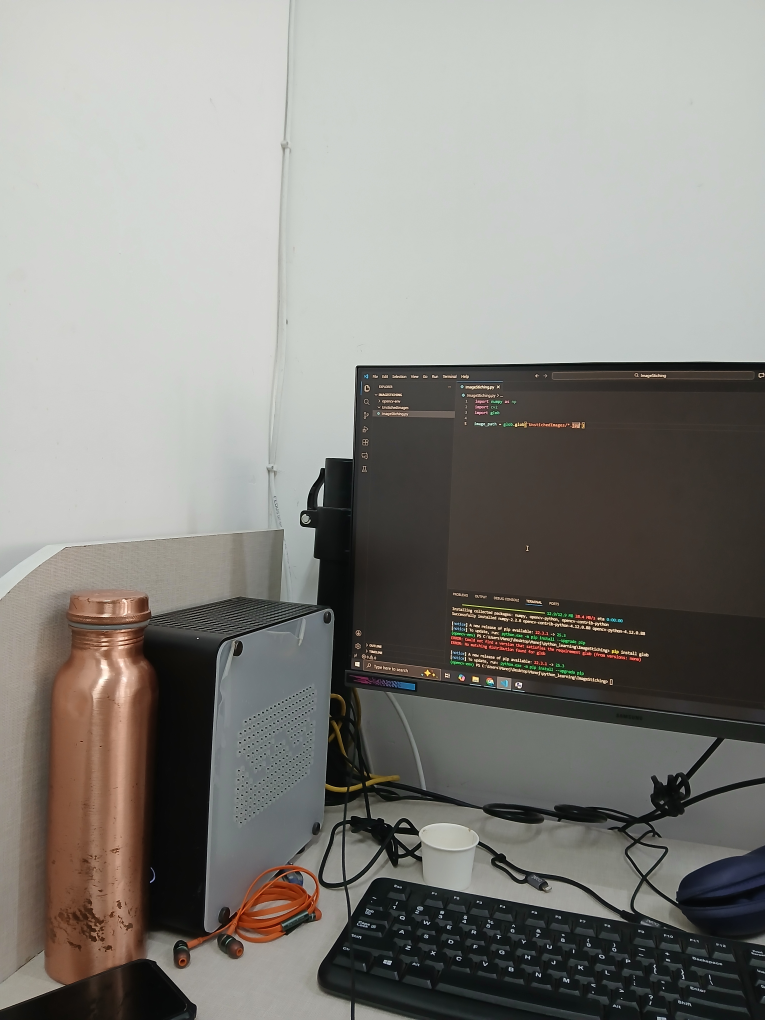
#> input picture data/PanoImg/1.jpg, 3060 x 4080 px (shown at 1/4 size)
$ python -i feature.py   (imports and definitions only)
#> lines starting #> are read from the running program, lines starting #| are printed output that depends on the picture
#> further down, picture is the input picture: shape (4080, 3060, 3); mean B, G, R 127.2, 132.3, 133.9
"""
feature.py – Feature detection and description.

Supports:
  - ORB  (fast, binary descriptors, royalty-free)
  - SIFT (more accurate, requires opencv-contrib or opencv>=4.4 non-free disabled)

Usage:
    from stitching.feature import detect_and_describe
    kp, des = detect_and_describe(image, method='ORB')
"""

import cv2
import numpy as np


def preprocess_image(image: np.ndarray) -> np.ndarray:
    """
    Apply CLAHE (Contrast Limited Adaptive Histogram Equalization)
    to enhance contrast, which is critical for medical slides.
    """
    if len(image.shape) == 3:
        lab = cv2.cvtColor(image, cv2.COLOR_BGR2LAB)
#> lab: shape (4080, 3060, 3); mean of channels 0, 1, 2 137.1, 128, 131.1
        l, a, b = cv2.split(lab)
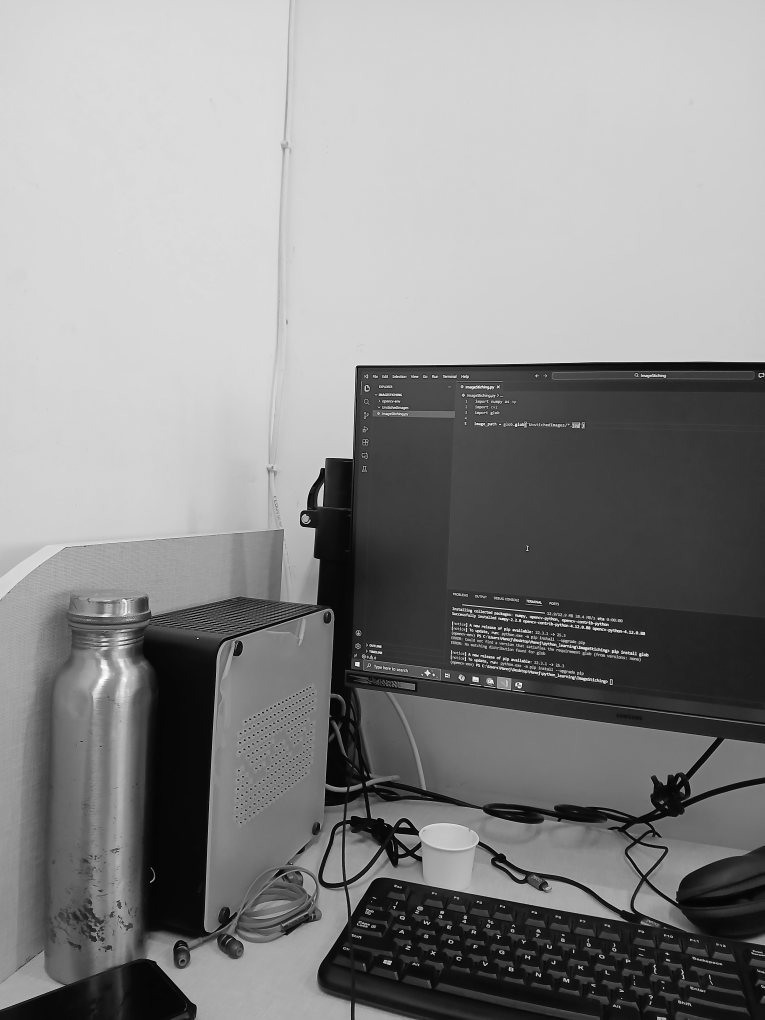
#> l: shape (4080, 3060) (shown at 1/4 size); min 0, max 255, mean 137.1
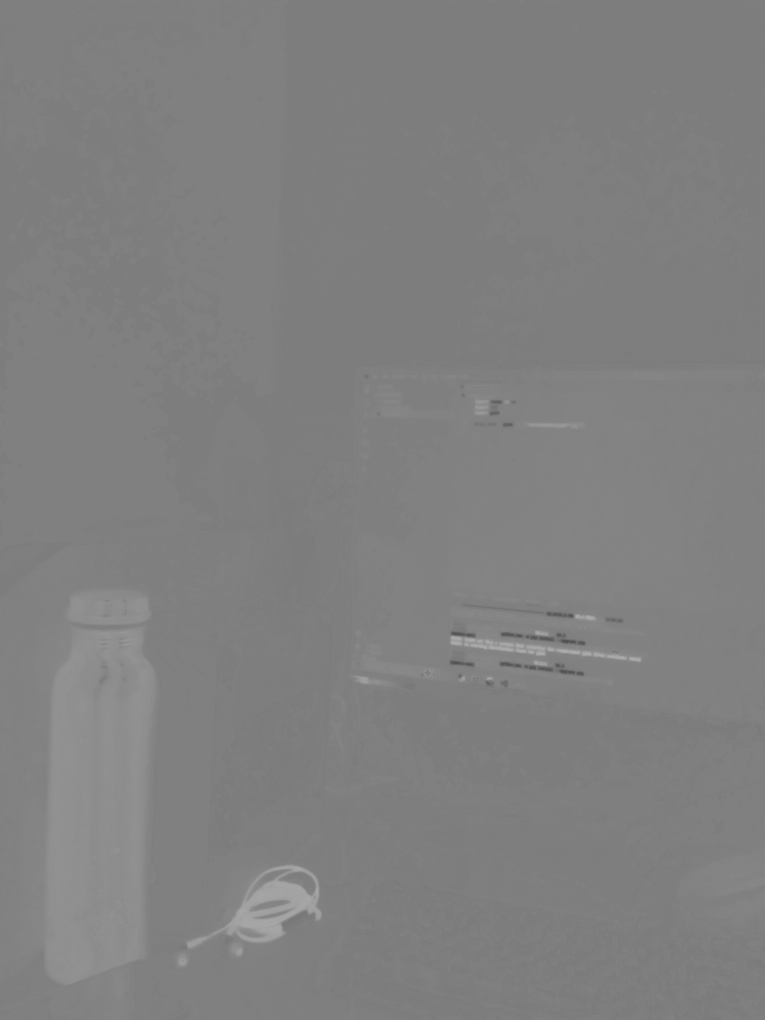
#> a: shape (4080, 3060) (shown at 1/4 size); min 72, max 178, mean 128
        clahe = cv2.createCLAHE(clipLimit=2.0, tileGridSize=(8, 8))
        l = clahe.apply(l)
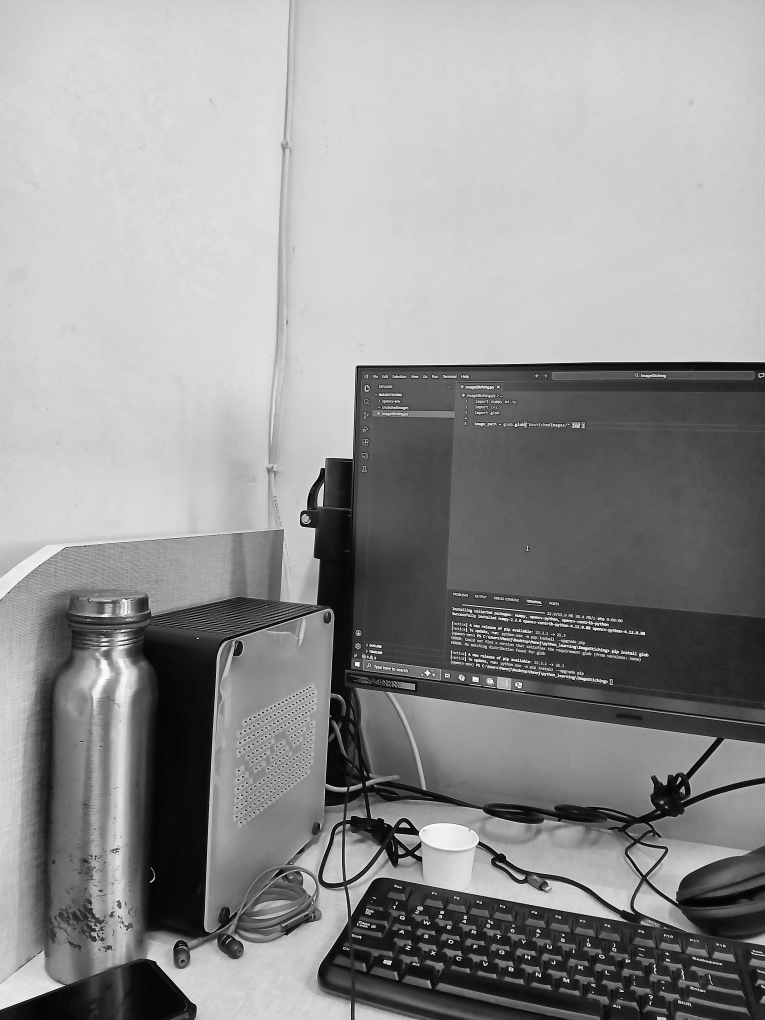
#> l: shape (4080, 3060) (shown at 1/4 size); min 0, max 255, mean 146.3
        lab = cv2.merge((l, a, b))
#> lab: shape (4080, 3060, 3); mean of channels 0, 1, 2 146.3, 128, 131.1
        enhanced = cv2.cvtColor(lab, cv2.COLOR_LAB2BGR)
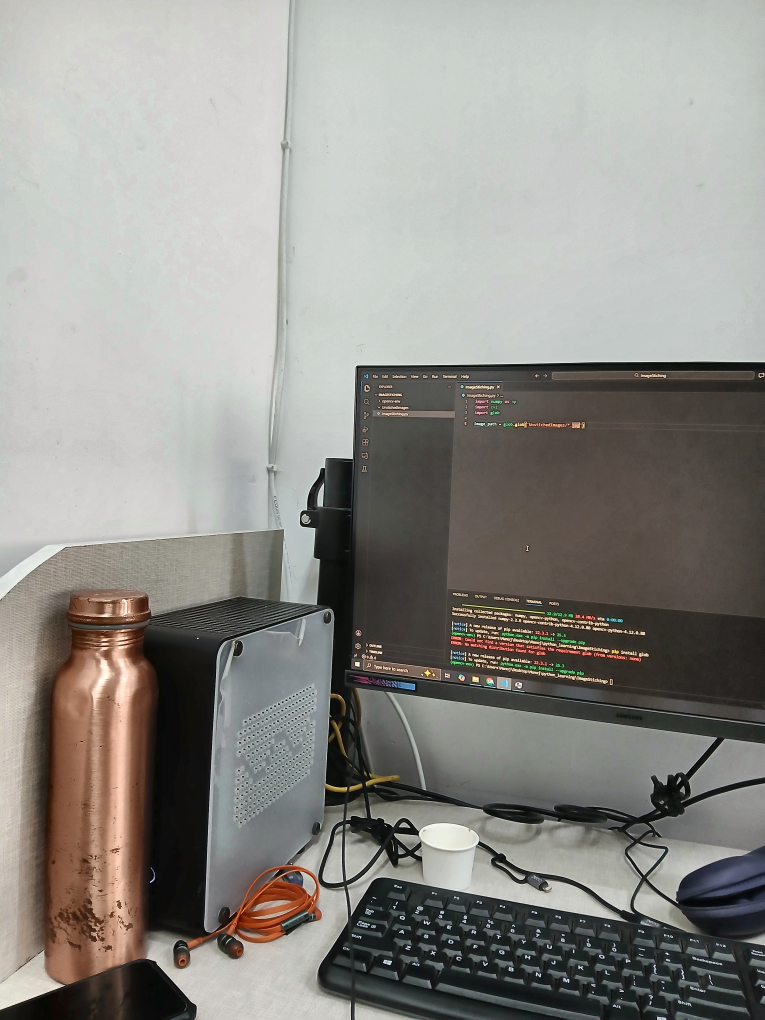
#> enhanced: shape (4080, 3060, 3) (shown at 1/4 size); mean B, G, R 136.2, 141.2, 142.8
        return cv2.cvtColor(enhanced, cv2.COLOR_BGR2GRAY)
    else:
        clahe = cv2.createCLAHE(clipLimit=2.0, tileGridSize=(8, 8))
        return clahe.apply(image)

def detect_and_describe(
    image: np.ndarray,
    method: str = "ORB",
    n_features: int = 2000,
) -> tuple:
    """
    Detect keypoints and compute descriptors for a single image.

    Parameters
    ----------
    image     : BGR or grayscale numpy array.
    method    : 'ORB' (default) or 'SIFT'.
    n_features: Max number of features to retain.

    Returns
    -------
    keypoints   : list of cv2.KeyPoint
    descriptors : np.ndarray of shape (N, D)
    """
    # Preprocess with CLAHE to enhance contrast for medical slides
    gray = preprocess_image(image)

    method = method.upper()

    if method == "ORB":
        detector = cv2.ORB_create(nfeatures=n_features)
        keypoints, descriptors = detector.detectAndCompute(gray, None)
#> keypoints = 2000 keypoints; strongest (x, y, size): (1994, 2536, 31), (1811, 2501, 31), (1806, 2616, 37.2), (793, 2553, 31)

    elif method == "SIFT":
        try:
            detector = cv2.SIFT_create(nfeatures=n_features)
        except AttributeError:
            # Older OpenCV may expose it under xfeatures2d
            detector = cv2.xfeatures2d.SIFT_create(nfeatures=n_features)
        keypoints, descriptors = detector.detectAndCompute(gray, None)

    else:
        raise ValueError(f"Unsupported method '{method}'. Choose 'ORB' or 'SIFT'.")

    if not keypoints or descriptors is None:
        raise RuntimeError(
            f"No features found with method='{method}'. "
            "Ensure the image has sufficient texture/contrast."
        )

    return keypoints, descriptors

>>> import cv2
>>> picture = cv2.imread('../../data/PanoImg/1.jpg')
>>> result = detect_and_describe(picture)

$ run again, on data/PanoImg/2.jpg
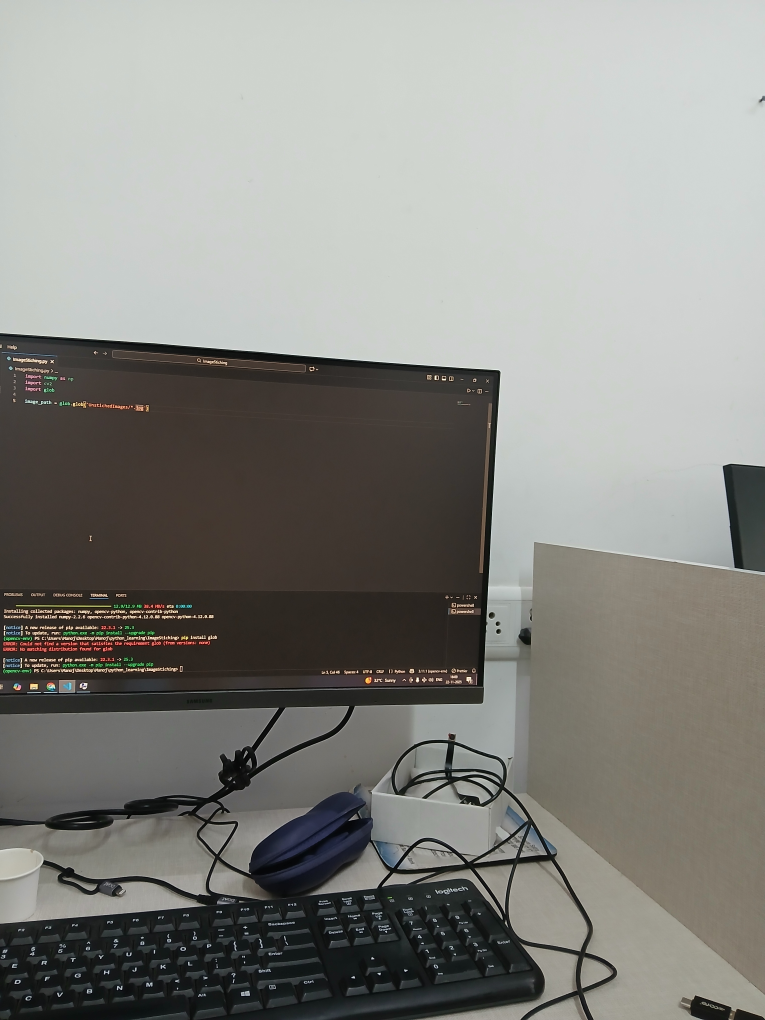
#> input picture data/PanoImg/2.jpg, 3060 x 4080 px (shown at 1/4 size)
#> picture is the input picture: shape (4080, 3060, 3); mean B, G, R 129.8, 134.6, 134.7
#> in preprocess_image, `l, a, b = cv2.split(lab)`:
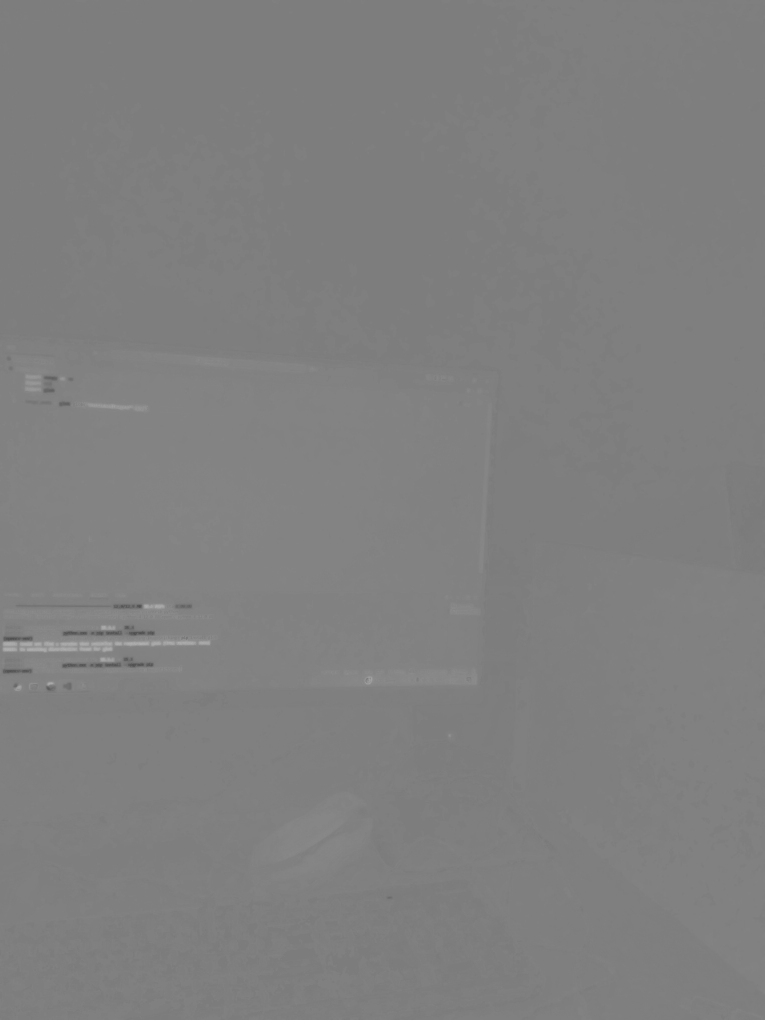
#> a: shape (4080, 3060) (shown at 1/4 size); min 73, max 179, mean 127.3
#> in preprocess_image, `enhanced = cv2.cvtColor(lab, cv2.COLOR_LAB2BGR)`:
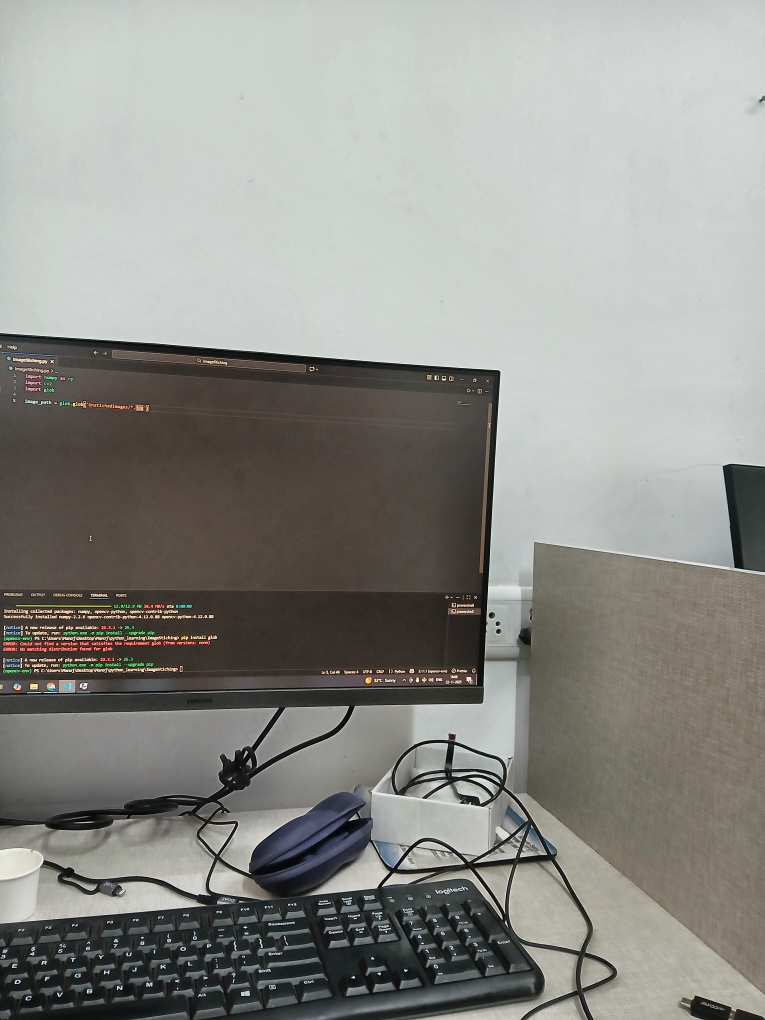
#> enhanced: shape (4080, 3060, 3) (shown at 1/4 size); mean B, G, R 137, 141.7, 141.7
#> keypoints = 2000 keypoints; strongest (x, y, size): (814, 2470, 31), (597, 2471, 31), (724, 2682, 37.2), (814, 2551, 37.2)

$ run again, on data/PanoImg/3.jpg
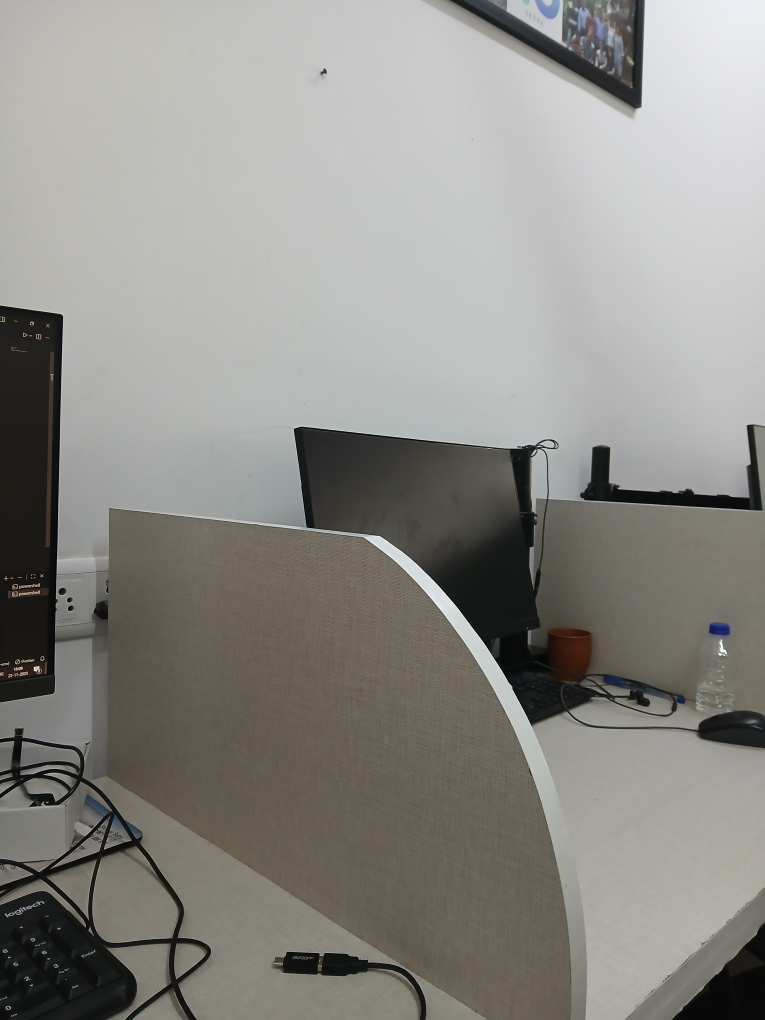
#> input picture data/PanoImg/3.jpg, 3060 x 4080 px (shown at 1/4 size)
#> picture is the input picture: shape (4080, 3060, 3); mean B, G, R 134.9, 139.9, 141.3
#> in preprocess_image, `l, a, b = cv2.split(lab)`:
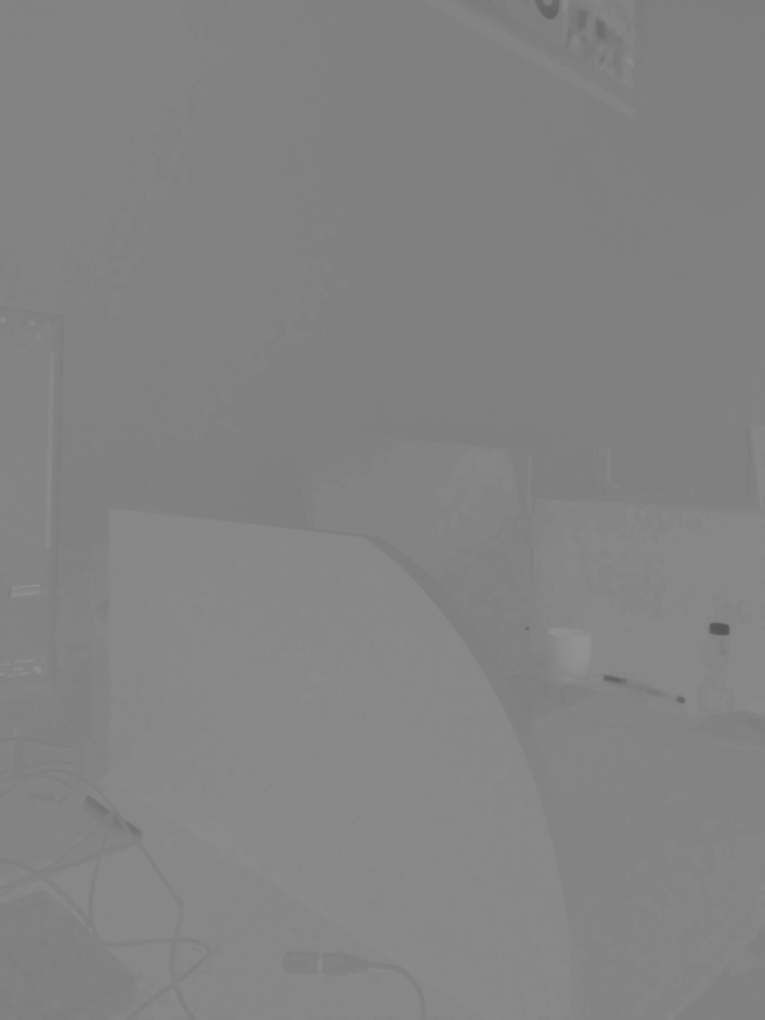
#> b: shape (4080, 3060) (shown at 1/4 size); min 86, max 148, mean 131
#> in preprocess_image, `enhanced = cv2.cvtColor(lab, cv2.COLOR_LAB2BGR)`:
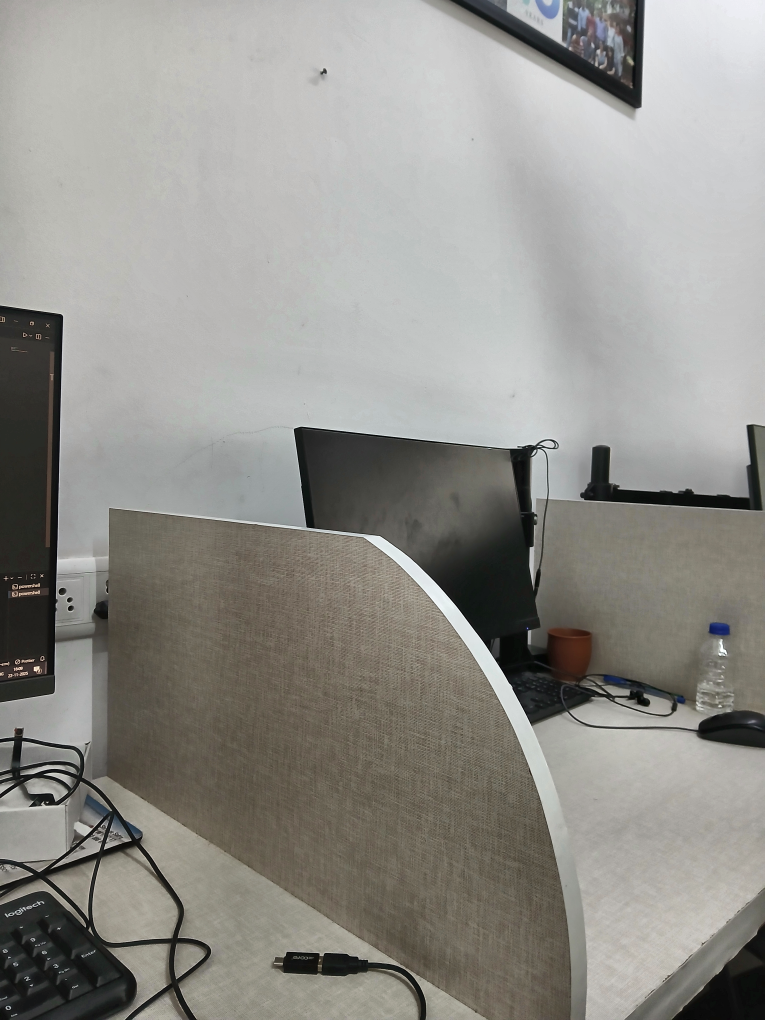
#> enhanced: shape (4080, 3060, 3) (shown at 1/4 size); mean B, G, R 139, 144.1, 145.5
#> keypoints = 2000 keypoints; strongest (x, y, size): (56, 2673, 31), (168, 2635, 53.6), (170, 2629, 44.6), (169, 2630, 53.6)
